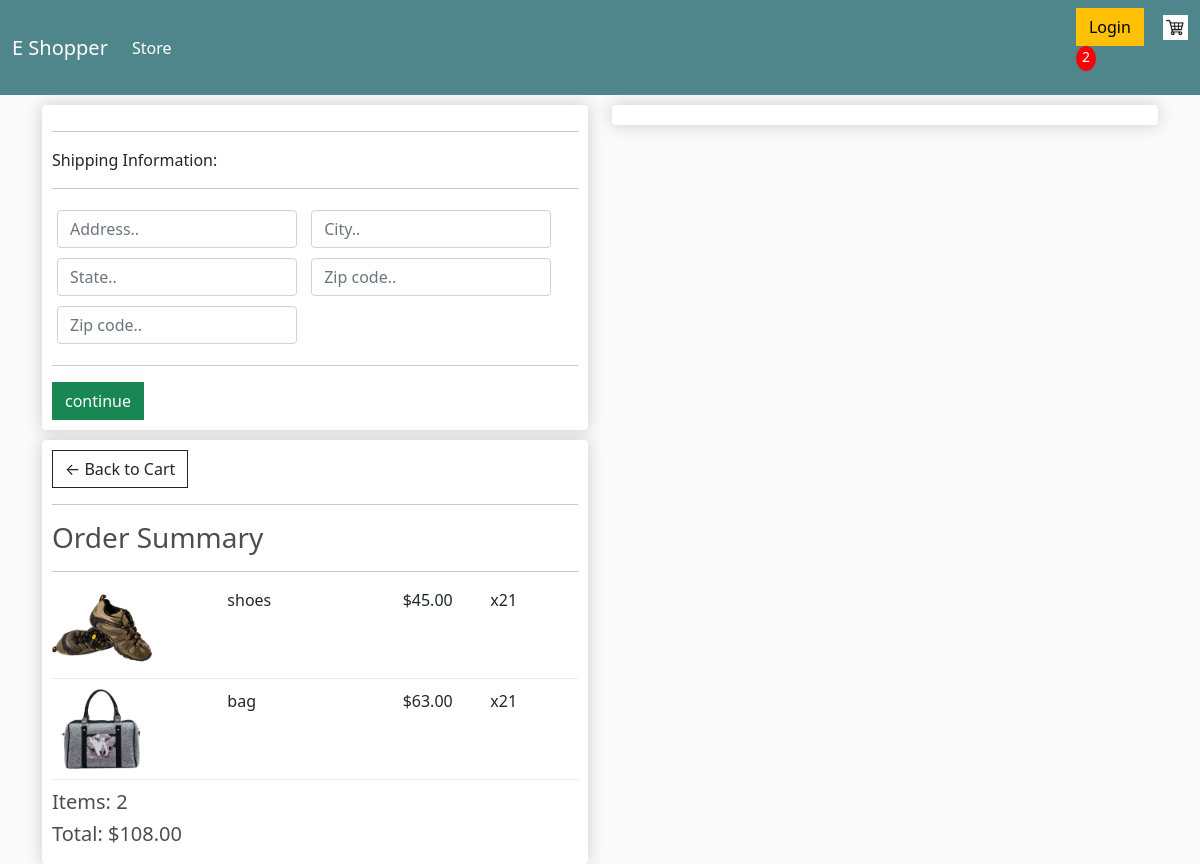
Screenshot of /checkout/ (signed in) with the database file from the repository.
### store/models.py (models this page shows, shortened)
class OrderItem(models.Model):
    product = models.ForeignKey(Product, on_delete=models.SET_NULL, blank=True, null=True)
    order = models.ForeignKey(Order, on_delete=models.SET_NULL, blank=True, null=True)
    quantity = models.IntegerField(default=0, null=True, blank=True)
    date_added = models.DateTimeField(auto_now_add=True)
    @property
    def get_total(self):
        total = self.product.price * self.quantity
        return total

class Product(models.Model):
    name = models.CharField(max_length=100, null=True)
    price = models.DecimalField(max_digits=7, decimal_places=2)
    digital = models.BooleanField(default=False, null=True, blank=False)
    image = models.ImageField(upload_to='products/', null=True, blank=True)

class Order(models.Model):
    customer = models.ForeignKey(Customer, on_delete=models.SET_NULL, blank=True, null=True)
    date_ordered = models.DateTimeField(auto_now_add=True)
    complete = models.BooleanField(default=False, null=True, blank=False)
    transaction_id = models.CharField(max_length=100, null=True)
    @property
    def shipping(self):
        shipping = False
        orderitems = self.orderitem_set.all()
        for i in orderitems:
            if i.product.digital == False:
                shipping = True
        return shipping
    @property
    def get_cart_total(self):
        orderitems = self.orderitem_set.all()
        total = sum([item.get_total for item in orderitems])
        return total
    @property
    def get_cart_items(self):
        orderitems = self.orderitem_set.all()
        total = sum([item.quantity for item in orderitems])
        return total

### store/views.py (the view)
# urls.py: path('checkout/', views.checkout, name="checkout"),
def checkout(request):
    data = cartData(request)
    cartItems = data['cartItems']
    order = data['order']
    items = data['items']
    context = {'items': items, 'order': order, 'cartItems': cartItems}
    return render(request, 'store/checkout.html', context)

### store/utils.py (called while the page is built)
def cartData(request):
    if request.user.is_authenticated:
        customer = request.user.customer
        order, created = Order.objects.get_or_create(customer=customer, complete=False)
        items = order.orderitem_set.all()
        cartItems = order.get_cart_items
    else:
        cookieData = (cookieCart(request))
        cartItems = cookieData['cartItems']
        order = cookieData['order']
        items = cookieData['items']
    return {'cartItems': cartItems, 'order': order, 'items': items}

### store/templates/store/checkout.html (shortened to what this page needs)
{% extends 'store/main.html' %}
{% load static %}
{% block content %}
<div class="row">
<div class="col-lg-6">
    <div class="box-element" id="form-wrapper">
        <form id="form">
            <div id="shipping-info">
                <hr>
						<p>Shipping Information:</p>
						<hr>
						<div class="form-field">
							<input class="form-control" type="text" name="address" placeholder="Address..">
						</div>
						<div class="form-field">
							<input class="form-control" type="text" name="city" placeholder="City..">
						</div>
						<div class="form-field">
							<input class="form-control" type="text" name="state" placeholder="State..">
						</div>
						<div class="form-field">
							<input class="form-control" type="text" name="zipcode" placeholder="Zip code..">
						</div>
						<div class="form-field">
							<input class="form-control" type="text" name="country" placeholder="Zip code..">
						</div>
            </div>
            <hr>
            <input id="form-button" class="btn btn-success btn-block"  type="submit" value="continue">
        </form>
    </div>
</div>
<div class="col-lg-6">
    <div class="box-element" id="form-wrapper">
    </div>
    <br>
</div>
    <div class="col-lg-6">
    <div class="box-element">
        <a class="btn btn-outline-dark"  href="{% url 'cart' %}">&#x2190; Back to Cart</a>
        <hr>
        <h3>Order Summary</h3>
        <hr>
        {% for item in items %}
        <div class="cart-row">
            <div style="flex:2"><img class="row-image" src="{{ item.product.image.url }}"></div>
					<div style="flex:2"><p>{{ item.product.name }}</p></div>
					<div style="flex:1"><p>${{ item.product.price }}</p></div>
					<div style="flex:1"><p>x2{{ item.quantity }}</p></div>
				</div>
        {% endfor %}
        <h5>Items: {{ order.get_cart_items }}</h5>
        <h5>Total: ${{ order.get_cart_total|floatformat:2 }}</h5>
        </div>
    </div>
    </div>
{% endblock content %}

### store/static/css/main.css (style rules this page uses)
body { background-color: hsl(0, 0%, 98%); }
h1,h2,h3,h4,h5,h6 { color:hsl(0, 0%, 30%); }
.box-element { box-shadow:hsl(0, 0%, 80%) 0 0 16px; background-color: #fff; border-radius: 4px; padding: 10px; }
.col-lg-4, .col-lg-6, .col-lg-8, .col-lg-12 { margin-top: 10px; }
.btn { border-radius: 0; }
.row-image { width: 100px; }
.form-field { width:250px; display: inline-block; padding: 5px; }
.cart-row { display: flex; align-items: flex-stretch; padding-bottom: 10px; margin-bottom: 10px; border-bottom: 1px solid #ececec; }

### rows the page displays
OrderItem: product.image (picture), product.name "shoes", product.price "45.00", quantity "1"
OrderItem: product.image (picture), product.name "bag", product.price "63.00", quantity "1"
Order: get_cart_items "2", get_cart_total "108.00"

### other values shown
{{ cartItems }} "2"
